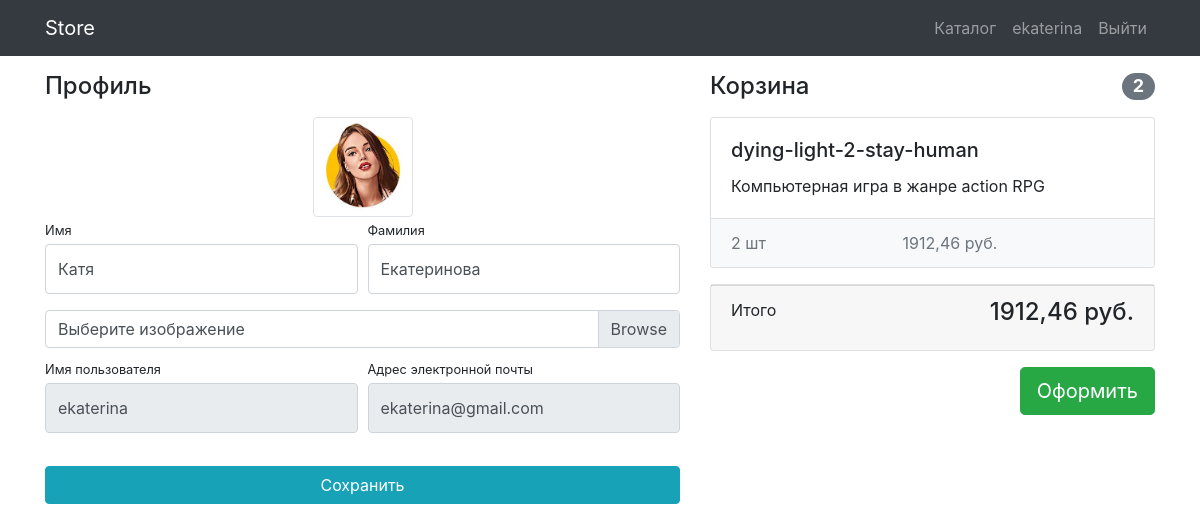
Page /users/profile/ (signed in) on the committed database.
### users/models.py (models this page shows)
class User(AbstractUser):
    image = models.ImageField(upload_to='images_of_users_of_devices_shop', blank=True)

### products/models.py (models this page shows, shortened)
class Basket(models.Model):
    user = models.ForeignKey(User, on_delete=models.CASCADE)
    product = models.ForeignKey(Product, on_delete=models.CASCADE)
    quantity = models.PositiveIntegerField(default=0)
    create_database = models.DateTimeField(auto_now_add=True)
    def sum(self):
        return self.quantity * self.product.price
    class Meta:
        verbose_name = 'Товар в корзину'
        verbose_name_plural = 'Корзина'

class Product(models.Model):
    name = models.CharField(max_length=300, verbose_name="Название")
    slug = models.SlugField(max_length=255, unique=True, db_index=True, verbose_name="URL")
    image = models.ImageField(upload_to='device_image/%Y', blank=True, verbose_name='Фото')
    description = models.TextField(max_length=1000, verbose_name='Описание')
    short_description = models.CharField(max_length=300, blank=True, verbose_name="Краткое описание")
    price = models.DecimalField(max_digits=10, decimal_places=2, default=0, verbose_name="Цена")
    quantity = models.IntegerField(default=0, verbose_name="Количество")
    time = models.DateTimeField(auto_now_add=True, verbose_name="Дата")
    time_update = models.DateTimeField(auto_now=True, verbose_name="Дата обновления")
    cat = models.ForeignKey(ProductCategory, on_delete=models.CASCADE, verbose_name="Категория")
    class Meta:
        verbose_name = 'Товар'
        verbose_name_plural = 'Товары'
        ordering = ['-time']

### users/views.py (the view)
# urls.py: path('profile/', views.profile, name='profile'),
@login_required(login_url='/users/login')
def profile(request):
    user = request.user
    if request.method == "POST":
        form = UserProfileForm(
            data=request.POST,
            files=request.FILES,
            instance=user)
        if form.is_valid():
            form.save()
            return redirect('profile')
    else:
        form = UserProfileForm(instance=user)
    baskets = Basket.objects.filter(user=user)
    total_quantity = sum(basket.quantity for basket in baskets)
    total_sum = sum(basket.sum() for basket in baskets)
    context = {
        'form': form,
        'baskets': Basket.objects.filter(user=user),
        'total_quantity': total_quantity,
        'total_sum': total_sum,
    }
    return render(request, 'users/profile.html', context)

### users/forms.py
class UserProfileForm(UserChangeForm):
    username = forms.CharField(widget=forms.TextInput(attrs={'readonly': True}))
    email = forms.CharField(widget=forms.EmailInput(attrs={'readonly': True}))
    image = forms.ImageField(widget=forms.FileInput(), required=False)
    def __init__(self, *args, **kwargs):
        super(UserProfileForm, self).__init__(*args, **kwargs)
        for field in self.fields.values():
            field.widget.attrs["class"] = "form-control py-4"
        self.fields['image'].widget.attrs['class'] = 'custom-file-input'
    class Meta:
        model = User
        fields = ('username', 'email', 'first_name', 'last_name', 'image')

### templates/users/profile.html (shortened to what this page needs)
{% extends 'base.html' %}
{% load static %}
{% block css %}<link href="{% static 'css/profile.css' %}" rel="stylesheet">{% endblock %}
{% block content %}
<div class="container">
    <div class="row">
        <div class="col-lg-7">
            <h4 class="mt-3 mb-3">Профиль</h4>
            <div class="col-lg-12 text-center">
                <img width="100" height="100"
                     src="{% if user.image %} {{ user.image.url }} {% else %} {% static 'img/users/default.png' %} {% endif %}"
                     class="img-thumbnail">
            </div>
            <form action="{% url 'profile' %}" method="post" enctype="multipart/form-data">
                <div class="form-row">
                    <div class="col-lg-6">
                        <div class="form-group">
                            <label class="small mb-1"
                                   for="{{ form.first_name.id_for_label }}">
                                Имя</label>
                            {{ form.first_name }}
                        </div>
                    </div>
                    <div class="col-lg-6">
                        <div class="form-group">
                            <label class="small mb-1" for="{{ form.last_name.id_for_label }}">Фамилия</label>
                            {{ form.last_name }}
                        </div>
                    </div>
                </div>
                <div class="form-row mb-2">
                    <div class="col-lg-12">
                        <div class="custom-file">
                            <label class="custom-file-label" for="{{ form.image.id_for_label  }}">Выберите изображение</label>
                        </div>
                    </div>
                </div>
                <div class="form-row">
                    <div class="col-lg-6">
                        <label class="small mb-1" for="{{ form.username.id_for_label }}">Имя пользователя</label>
                        {{ form.username }}
                    </div>
                    <div class="col-lg-6">
                        <label class="small mb-1" for="{{ form.email.id_for_label }}">Адрес электронной
                            почты</label>
                        {{ form.email }}
                    </div>
                </div>
                <div class="form-row">
                    <div class="col-lg-12" style="margin-top: 33px;">
                        <input class="btn btn-info btn-block" type="submit" value="Сохранить">
                    </div>
                </div>
            </form>
        </div>
        {% include 'products/basket.html' %}
    </div>
</div>
{% endblock %}

### templates/base.html (shortened to what this page needs)
{% load static %}
<!DOCTYPE html>
<html lang="en">
<head>
    <link href="{% static 'vendor/bootstrap/css/bootstrap.min.css' %}" rel="stylesheet">
    {% block css %}{% endblock %}
</head>
<body>
<nav class="navbar navbar-expand-lg navbar-dark bg-dark fixed-top">
    <div class="container">
        <a class="navbar-brand" href="{% url 'index' %}">Store</a>
        <div class="collapse navbar-collapse" id="navbarResponsive">
            <ul class="navbar-nav ml-auto">
                <li class="nav-item">
                    <a class="nav-link" href="{% url 'products' %}">Каталог  </a>
                </li>
                {% if user.is_authenticated %}
                <li class="nav-item">
                    <a class="nav-link" href="{% url 'profile' %}" >{{ user.username }}
                    </a>
                </li>
                <li class="nav-item">
                    <a class="nav-link" href="{% url 'logout' %}">Выйти </a>
                </li>
                {% else %}
                <li class="nav-item">
                    <a class="nav-link" href="{% url 'login' %}">Войти <i class="fas fa-sign-in-alt"></i></a>
                </li>
                {% endif %}
            </ul>
        </div>
    </div>
</nav>
{% block content %}
{% endblock %}
</body>
</html>

### templates/products/basket.html (shortened to what this page needs)
{% if baskets %}
<div class="col-lg-5">
            <h4 class="mt-3 mb-3 d-flex justify-content-between align-items-center mb-3">
                Корзина
                <span class="badge badge-secondary badge-pill">
                    {{ total_quantity }}
                </span>
            </h4>
            {% for basket in baskets %}
            <div class="card mb-3">
                <div class="card-body">
                    <h5 class="card-title">{{ basket.product.name }}</h5>
                    <p class="card-text">{{ basket.product.short_description }}</p>
                </div>
                <ul class="list-group list-group-flush">
                    <li class="list-group-item d-flex justify-content-between lh-condensed bg-light">
                        <span class="text-muted">{{ basket.quantity }} шт</span>
                        <span class="text-muted">{{ basket.sum }} руб.</span>
                    </li>
                </ul>
            </div>
            {% endfor %}
            <div class="card mb-3">
                <div class="card-footer">
                    <p class="float-left">Итого</p>
                    <h4 class="float-right">{{ total_sum }} руб.</h4>
                </div>
            </div>
            <button type="button" class="btn btn-success btn-lg float-right">Оформить</button>
        </div>
{% else %}
    <div class="col-lg-5">
        <h4 class="mt-3 mb-3 text-center">
            Корзина пуста
        </h4>
    </div>
{% endif %}

### products/static/css/profile.css (style rules this page uses)
body { padding-top: 56px; }

### rows in the picture
User: username "ekaterina", image (picture), first_name "Катя", last_name "Екатеринова", email "ekaterina@gmail.com"
Basket: product.name "dying-light-2-stay-human", product.short_description "Компьютерная игра в жанре action RPG", quantity "2", sum "1912,46"

### other values in the picture
{{ total_quantity }} "2"
{{ total_sum }} "1912,46"
